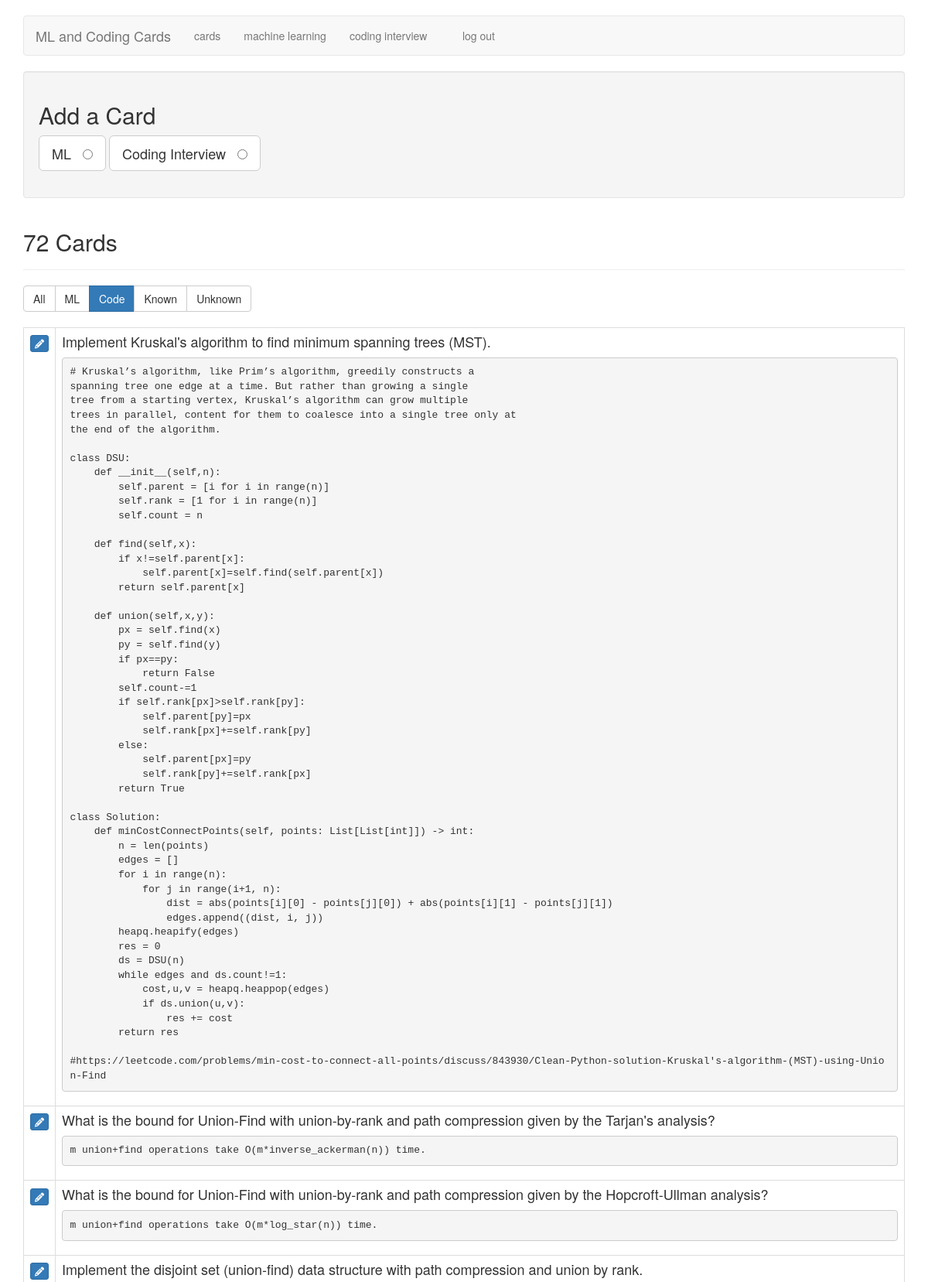
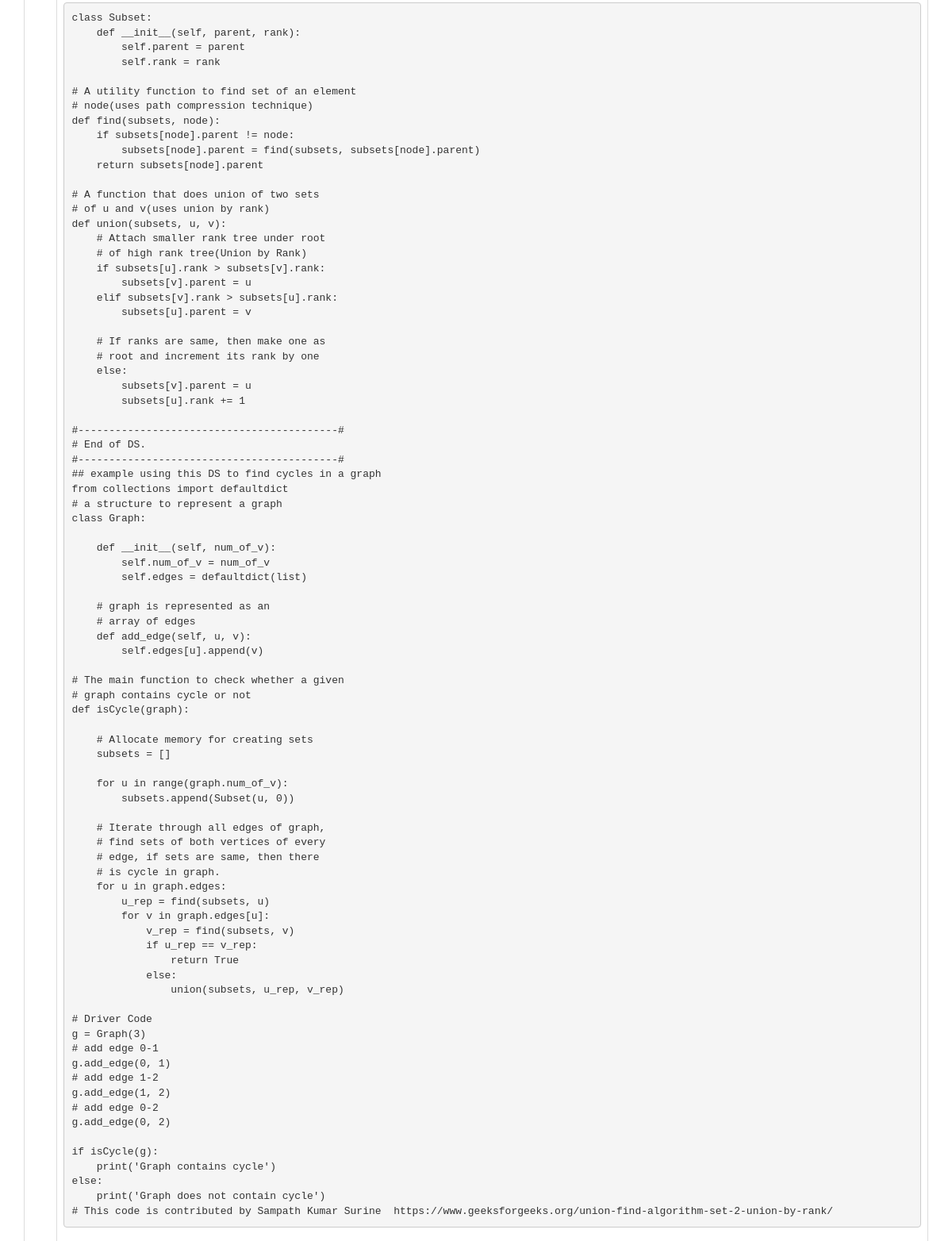
Page /filter_cards/code (signed in, upper part) on the committed database (2 pictures, top to bottom).
### tables this page shows
CREATE TABLE cards (
  id integer primary key autoincrement,
  type tinyint not null, /* 1 for vocab, 2 for code */
  front text not null,
  back text not null,
  known boolean default 0
);

### flash_cards.py (the view)
@app.route('/filter_cards/<filter_name>')
def filter_cards(filter_name):
    if not session.get('logged_in'):
        return redirect(url_for('login'))
    filters = {
        "all":      "where 1 = 1",
        "ML":  "where type = 1",
        "code":     "where type = 2",
        "known":    "where known = 1",
        "unknown":  "where known = 0",
    }
    query = filters.get(filter_name)
    if not query:
        return redirect(url_for('cards'))
    db = get_db()
    fullquery = "SELECT id, type, front, back, known FROM cards " + query + " ORDER BY id DESC"
    cur = db.execute(fullquery)
    cards = cur.fetchall()
    return render_template('cards.html', cards=cards, filter_name=filter_name)

### flash_cards.py (called while the page is built)
def connect_db():
    rv = sqlite3.connect(app.config['DATABASE'])
    rv.row_factory = sqlite3.Row
    return rv

def get_db():
    if not hasattr(g, 'sqlite_db'):
        g.sqlite_db = connect_db()
    return g.sqlite_db

### templates/cards.html (shortened to what this page needs)
{% extends "layout.html" %}
{% block body %}
    <div class="well editPanel">
        <h2>Add a Card</h2>
        <form action="{{ url_for('add_card') }}" method="post" class="cardForm">
            <div class="form-group">
                <label for="ML" class="toggleButton btn btn-default btn-lg">ML &nbsp;
                    <input type="radio" name="type" value="1" id="ML"/>
                </label>
                <label for="code" class="toggleButton btn btn-default btn-lg">Coding Interview &nbsp;
                    <input type="radio" name="type" value="2" id="code"/>
                </label>
            </div>
        </form>
    </div>
    <div class="page-header">
        <h2>{{ cards|length }} Card{{ '' if (cards|length == 1) else 's' }}</h2>
    </div>
    <div class="btn-group btn-group-md" role="group" aria-label="filters">
        <a href="{{ url_for('filter_cards', filter_name="all") }}" class="btn btn-{{ "primary" if filter_name == "all" else "default" }}">All</a>
        <a href="{{ url_for('filter_cards', filter_name="ML") }}" class="btn btn-{{ "primary" if filter_name == "ML" else "default" }}">ML</a>
        <a href="{{ url_for('filter_cards', filter_name="code") }}" class="btn btn-{{ "primary" if filter_name == "code" else "default" }}">Code</a>
        <a href="{{ url_for('filter_cards', filter_name="known") }}" class="btn btn-{{ "primary" if filter_name == "known" else "default" }}">Known</a>
        <a href="{{ url_for('filter_cards', filter_name="unknown") }}" class="btn btn-{{ "primary" if filter_name == "unknown" else "default" }}">Unknown</a>
    </div>
    <br />
    <br />
    <table class="table table-bordered">
        {% for card in cards %}
            <tr>
                <td>
                    <a href="{{ url_for('edit', card_id=card.id) }}" class="btn btn-xs btn-primary"><i class="fa fa-pencil" aria-hidden="true"></i></a>
                </td>
                <td class="cardContent">
                    <h4>
                        {{ card.front }}
                    </h4>
                    {% if card.type == 1 %}
                        {{ card.back|replace("\n", "<br />")|safe }}
                    {% else %}
                        <pre><code>{{ card.back|escape }}</code></pre>
                    {% endif %}
                </td>
            </tr>
        {% else %}
            <tr>
                <td>
                    <em>No cards to show.</em>
                </td>
            </tr>
        {% endfor %}
    </table>
{% endblock %}

### static/style.css (style rules this page uses)
.cardContent h4 { margin-top: 0; }

### rows in the picture
cards: front "Implement Kruskal's algorithm to find minimum spanning trees (MST).", back "# Kruskal’s algorithm, like Prim’s algorithm, greedily constructs a spanning tree one edge at a time. But rather than growing a single tree from a starting vertex, Kruskal’s algorithm can grow multiple trees in parallel, content for them to coalesce into a single tree only at the end of the algorithm. class DSU: def __init__(self,n): self.parent = [i for i in range(n)] self.rank = [1 for i in range(n)] self.count = n def find(self,x): if x!=self.parent[x]: self.parent[x]=self.find(self.parent[x]) return self.parent[x] def union(self,x,y): px = self.find(x) py = self.find(y) if px==py: return False self.count-=1 if self.rank[px]>self.rank[py]: self.parent[py]=px self.rank[px]+=self.rank[py]…"
cards: front "What is the bound for Union-Find with union-by-rank and path compression given by the Tarjan's analysis?", back "m union+find operations take O(m*inverse_ackerman(n)) time."
cards: front "What is the bound for Union-Find with union-by-rank and path compression given by the Hopcroft-Ullman analysis?", back "m union+find operations take O(m*log_star(n)) time."
cards: front "Implement the disjoint set (union-find) data structure with path compression and union by rank.", back "class Subset: def __init__(self, parent, rank): self.parent = parent self.rank = rank # A utility function to find set of an element # node(uses path compression technique) def find(subsets, node): if subsets[node].parent != node: subsets[node].parent = find(subsets, subsets[node].parent) return subsets[node].parent # A function that does union of two sets # of u and v(uses union by rank) def union(subsets, u, v): # Attach smaller rank tree under root # of high rank tree(Union by Rank) if subsets[u].rank > subsets[v].rank: subsets[v].parent = u elif subsets[v].rank > subsets[u].rank: subsets[u].parent = v # If ranks are same, then make one as # root and increment its rank by one else:…"

### other values in the picture
{{ cards|length }} "72"
{{ '' if (cards|length == 1) else 's' }} "s"
